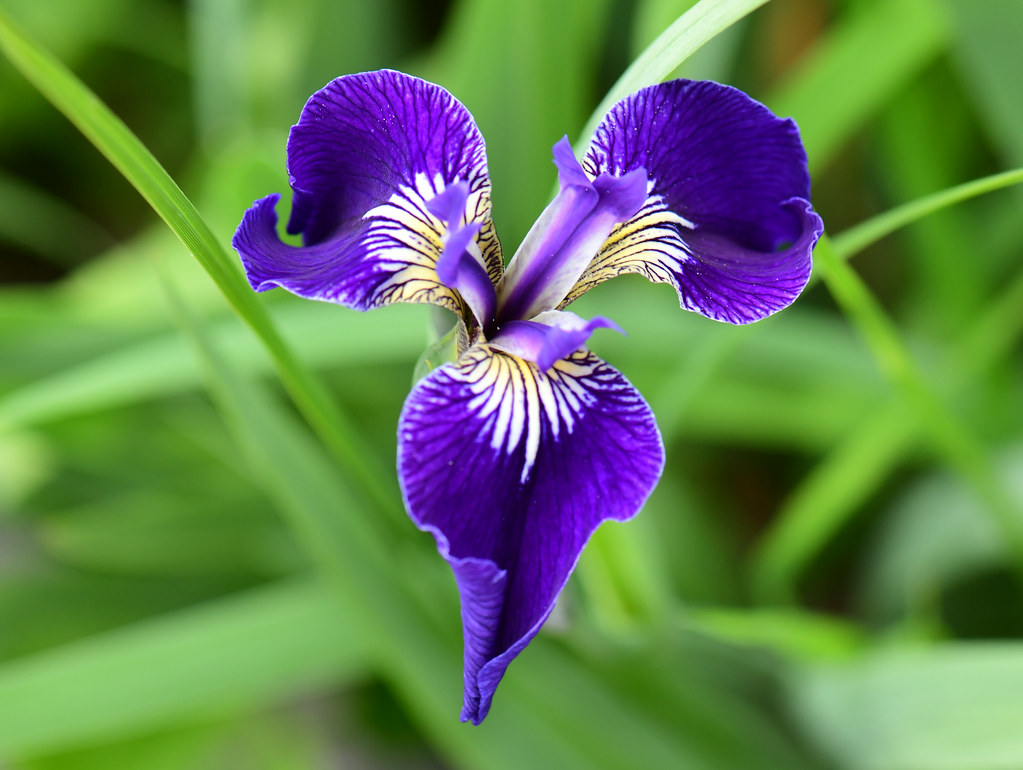
#> input picture Setosa.jpg, 1023 x 770 px
$ python main.py
#> lines starting #> are read from the running program, lines starting #| are printed output that depends on the picture; after the words box and inside, x2 and y2 are one past the last pixel; in counts of white or black regions, pixels touching at a corner belong together
import cv2
import numpy as np
from sklearn.datasets import load_iris
from sklearn.tree import DecisionTreeClassifier
from sklearn.model_selection import train_test_split
import matplotlib.pyplot as plt
import matplotlib.image as mpimg

# 1. Cargar el conjunto de datos Iris
iris = load_iris()
X = iris.data  # Las características (longitud y anchura de sépalos y pétalos)
y = iris.target  # Las etiquetas (especies de flores)

# 2. Dividir el conjunto de datos en entrenamiento y prueba (80% entrenamiento, 20% prueba)
X_train, X_test, y_train, y_test = train_test_split(X, y, test_size=0.2, random_state=42)

# 3. Crear y entrenar el modelo de árbol de decisión
clf = DecisionTreeClassifier(random_state=42)
clf.fit(X_train, y_train)

# 4. Función para extraer características básicas de la imagen de la flor
def extract_flower_features(image_path):
    # Cargar la imagen de la flor
#> called with image_path = 'Setosa.jpg'
    image = cv2.imread(image_path)
#> image is the input picture: shape (770, 1023, 3); mean B, G, R 82.6, 127.8, 98.7
    image = cv2.cvtColor(image, cv2.COLOR_BGR2RGB)  # Convertir de BGR a RGB

    # Convertir la imagen a escala de grises
    gray = cv2.cvtColor(image, cv2.COLOR_RGB2GRAY)
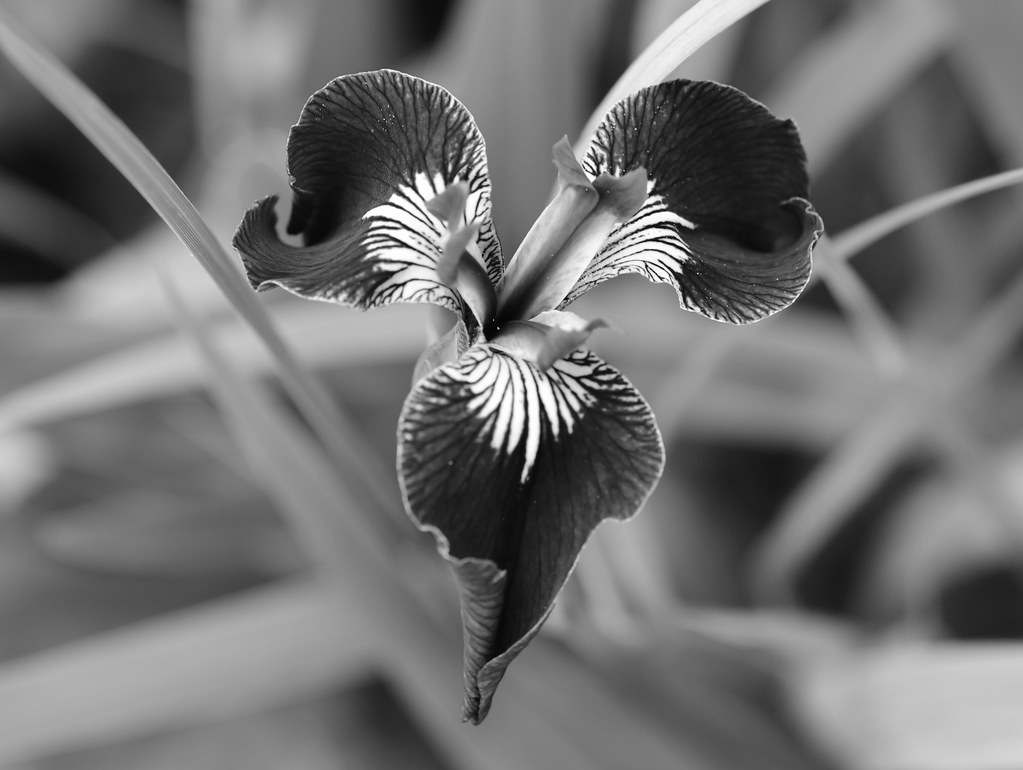
#> gray: shape (770, 1023); min 1, max 255, mean 114

    # Usar un umbral para segmentar los pétalos y sépalos
    _, thresh = cv2.threshold(gray, 150, 255, cv2.THRESH_BINARY)
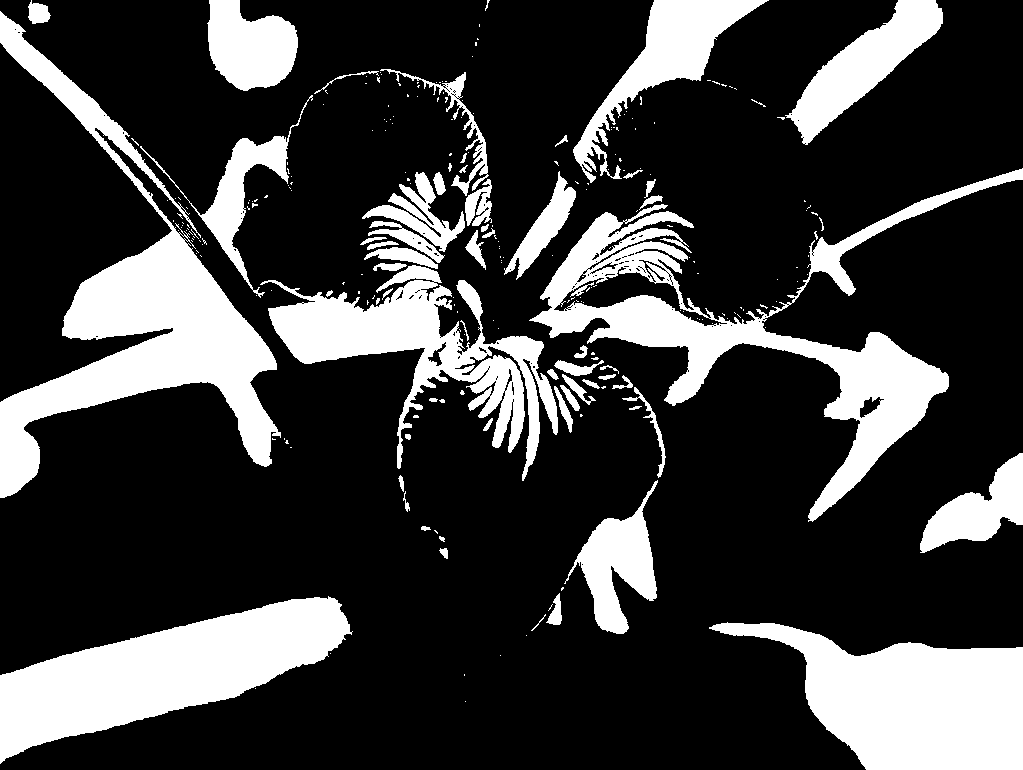
#> thresh: shape (770, 1023); 23.9% white; 254 white regions (193 under 20 px)

    # Encontrar los contornos en la imagen
    contours, _ = cv2.findContours(thresh, cv2.RETR_EXTERNAL, cv2.CHAIN_APPROX_SIMPLE)
#> contours = 237 contours, 188 with area under 20; largest, box (x1, y1, x2, y2) and area: (0, 11, 281, 498) 33011, (529, 168, 1023, 522) 31986, (0, 596, 353, 764) 26698, (709, 622, 1023, 770) 25708, (260, 265, 558, 481) 18446

    # Filtrar los contornos que corresponden a las flores
    flower_contours = [cnt for cnt in contours if cv2.contourArea(cnt) > 100]
#> flower_contours = 27 contours; largest, box (x1, y1, x2, y2) and area: (0, 11, 281, 498) 33011, (529, 168, 1023, 522) 31986, (0, 596, 353, 764) 26698, (709, 622, 1023, 770) 25708, (260, 265, 558, 481) 18446

    # Suponiendo que el pétalo más grande es el que queremos medir
    max_contour = max(flower_contours, key=cv2.contourArea)
#> max_contour = contour of 1074 points, box (x1, y1, x2, y2) (0, 11, 281, 498), area 33011

    # Obtener el bounding box del contorno máximo (que representa el pétalo principal)
    x, y, w, h = cv2.boundingRect(max_contour)
#> x = 0; y = 11; w = 281; h = 487

    # Calcular características como la longitud y el ancho de los pétalos (a partir del bounding box)
    petal_length = w / 10.0  # Ajuste de escala para longitud
#> petal_length = 28.1
    petal_width = h / 10.0  # Ajuste de escala para anchura
#> petal_width = 48.7

    # Características simuladas de sépalo para fines de prueba
    sepal_length = 5.0  # Esto debería ser extraído también
    sepal_width = 3.0   # Esto debería ser extraído también

    return np.array([[sepal_length, sepal_width, petal_length, petal_width]])

# 5. Función para clasificar la flor basada en la imagen subida
def classify_flower(image_path):
    # Extraer características de la imagen
    features = extract_flower_features(image_path)
#> features = [[5, 3, 28.1, 48.7]]

    # Realizar la predicción
    prediction = clf.predict(features)
#> prediction = [2]
    species = iris.target_names[prediction][0]
#> species = 'virginica'
    return species, features[0]

# 6. Función para mostrar la imagen y su clasificación
def display_flower_with_classification(image_path):
    # Clasificar la flor y obtener sus características
    species, _ = classify_flower(image_path)
#> species = 'virginica'

    # Mostrar la imagen
    img = mpimg.imread(image_path)

    # Crear la figura
    plt.figure(figsize=(8, 8))

    # Mostrar la imagen a la izquierda
    plt.subplot(1, 2, 1)
    plt.imshow(img)
    plt.axis('off')  # Ocultar los ejes
    plt.title(f'Flor: {species}', fontsize=16)  # Título con la especie predicha

    # Mostrar el gráfico
    plt.show()

# 7. Ejemplo de uso
image_path = 'Setosa.jpg'  # Reemplaza con la ruta de tu imagen

# Mostrar la imagen y la clasificación
display_flower_with_classification(image_path)

$ run again, with irivir.jpg copied over Setosa.jpg
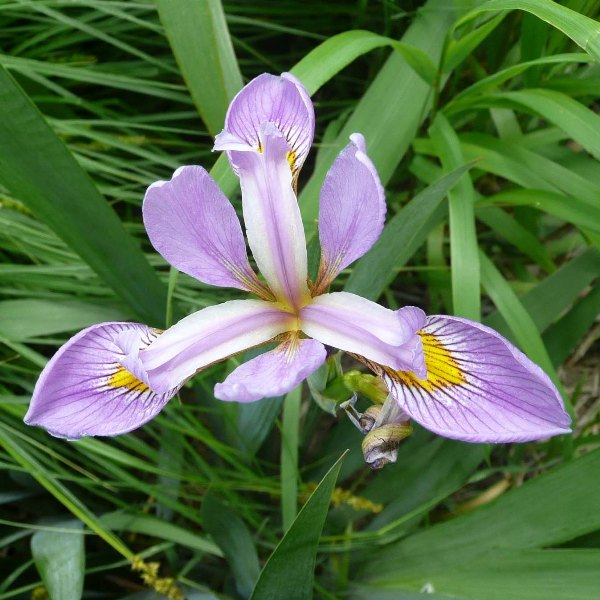
#> input picture irivir.jpg, 600 x 600 px
#> in extract_flower_features, image is the input picture: shape (600, 600, 3); mean B, G, R 78.4, 112.6, 89.9
#> in extract_flower_features, `gray = cv2.cvtColor(image, cv2.COLOR_RGB2GRAY)`:
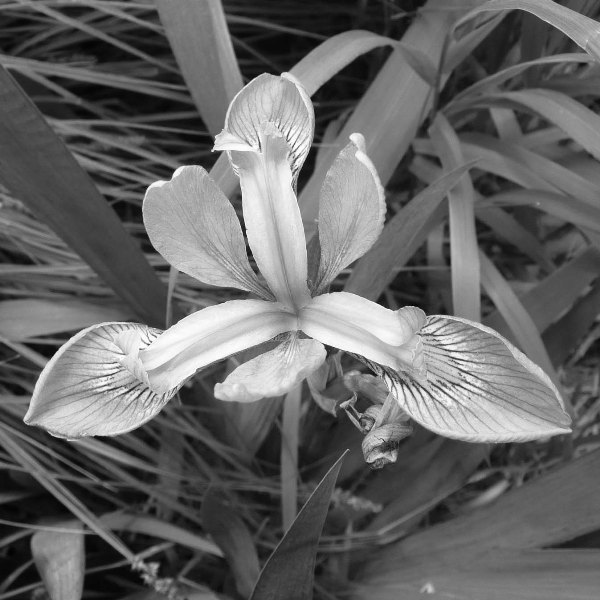
#> gray: shape (600, 600); min 1, max 255, mean 101.9
#> in extract_flower_features, `_, thresh = cv2.threshold(gray, 150, 255, cv2.THRESH_BINARY)`:
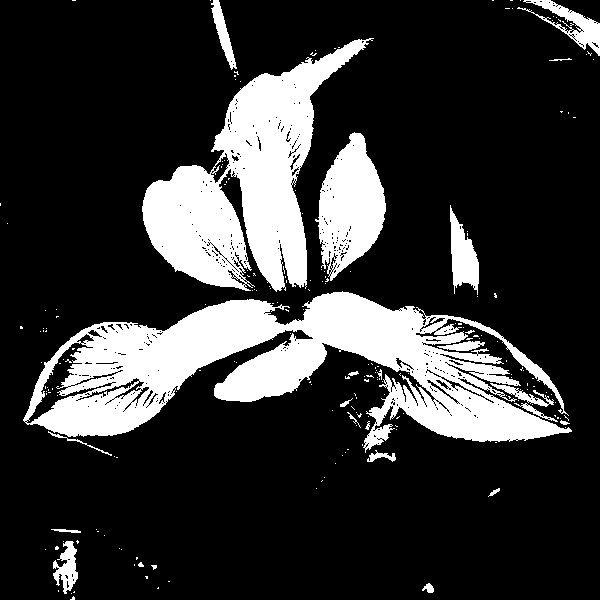
#> thresh: shape (600, 600); 20.8% white; 208 white regions (185 under 20 px)
#> contours = 192 contours, 176 with area under 20; largest, box (x1, y1, x2, y2) and area: (23, 291, 572, 453) 39722, (142, 38, 374, 292) 24116, (315, 132, 386, 281) 6370, (450, 205, 479, 295) 1332, (517, 0, 600, 56) 1180
#> flower_contours = 11 contours; largest, box (x1, y1, x2, y2) and area: (23, 291, 572, 453) 39722, (142, 38, 374, 292) 24116, (315, 132, 386, 281) 6370, (450, 205, 479, 295) 1332, (517, 0, 600, 56) 1180
#> max_contour = contour of 1943 points, box (x1, y1, x2, y2) (23, 291, 572, 453), area 39722
#> x = 23; y = 291; w = 549; h = 162
#> petal_length = 54.9
#> petal_width = 16.2
#> features = [[5, 3, 54.9, 16.2]]
#> prediction = [2]
#> in classify_flower, `species = iris.target_names[prediction][0]`: species = 'virginica'

$ run again, with images.jfif saved as Setosa.jpg
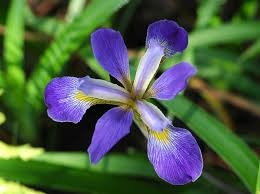
#> input picture images.jfif, 260 x 194 px
#> in extract_flower_features, image is the input picture: shape (194, 260, 3); mean B, G, R 70.8, 94.3, 75
#> in extract_flower_features, `gray = cv2.cvtColor(image, cv2.COLOR_RGB2GRAY)`:
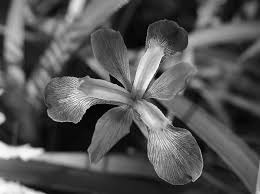
#> gray: shape (194, 260); min 0, max 253, mean 85.8
#> in extract_flower_features, `_, thresh = cv2.threshold(gray, 150, 255, cv2.THRESH_BINARY)`:
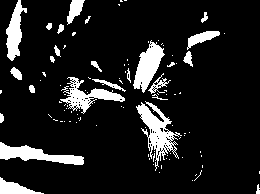
#> thresh: shape (194, 260); 12.1% white; 101 white regions (76 under 20 px)
#> contours = 101 contours, 82 with area under 20; largest, box (x1, y1, x2, y2) and area: (136, 101, 182, 171) 1011, (133, 40, 165, 93) 765, (0, 142, 84, 165) 763, (60, 77, 125, 114) 710, (6, 0, 27, 61) 568
#> flower_contours = 9 contours; largest, box (x1, y1, x2, y2) and area: (136, 101, 182, 171) 1011, (133, 40, 165, 93) 765, (0, 142, 84, 165) 763, (60, 77, 125, 114) 710, (6, 0, 27, 61) 568
#> max_contour = contour of 242 points, box (x1, y1, x2, y2) (136, 101, 182, 171), area 1011
#> x = 136; y = 101; w = 46; h = 70
#> petal_length = 4.6
#> petal_width = 7
#> features = [[5, 3, 4.6, 7]]
#> prediction = [2]
#> in classify_flower, `species = iris.target_names[prediction][0]`: species = 'virginica'
